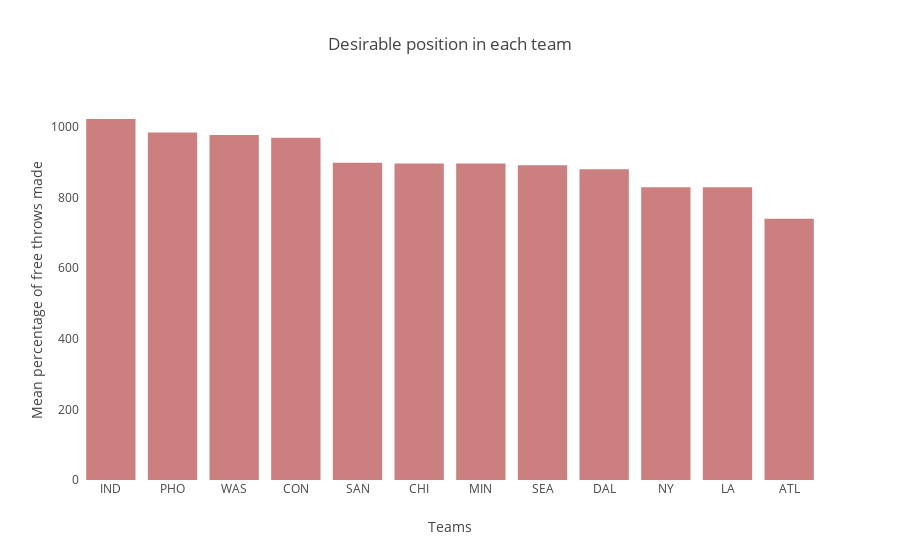

Notebook source saved alongside this figure:
### Code cell
trace1 = go.Bar(x = teams_desirable_positions['Team'], y=teams_desirable_positions['FT%'], name = "Number of games per team",
                     marker = dict(color="rgba(152,0,0,0.5)")
                    )

layout  = dict(title = "Desirable position in each team",
               xaxis = dict(title = "Teams",showgrid=False,showline=False,zeroline=False),
               yaxis = dict(title = "Mean percentage of free throws made",showgrid=False,showline=False,zeroline=False)
              )

data = [trace1]
figure = dict(data=data,layout=layout)
iplot(figure)

### Figure 1 — Plotly figure (JSON) as saved in the notebook; plotly's stock layout.template omitted (floating-point values rounded to 4 significant figures)
{"data": [{"marker": {"color": "rgba(152,0,0,0.5)"}, "name": "Number of games per team", "type": "bar", "uid": "a0a42e0f-6d7d-4e16-b691-d42138d366dd", "x": ["IND", "PHO", "WAS", "CON", "SAN", "CHI", "MIN", "SEA", "DAL", "NY", "LA", "ATL"], "y": [1022.0, 983.7, 976.5, 968.8, 898.1, 896, 895.7, 890.9, 879.6, 828.5, 828.4, 739.7]}], "layout": {"title": {"text": "Desirable position in each team"}, "xaxis": {"showgrid": false, "showline": false, "title": {"text": "Teams"}, "zeroline": false}, "yaxis": {"showgrid": false, "showline": false, "title": {"text": "Mean percentage of free throws made"}, "zeroline": false}}}
